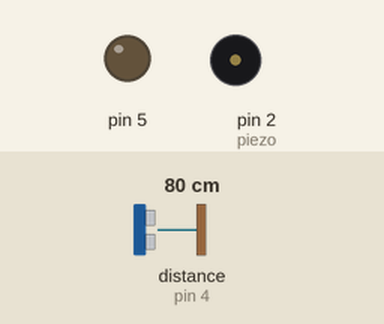
A sketch run on a simulated Arduino Uno, built with avr-gcc and run on an emulated ATmega328P. Shown: output pins drawn as LEDs (lit = HIGH), buzzer (waves = sounding, pin HIGH). Wiring (inferred from the names in the program): ultrasonic range finder: trigger pin 3; echo pin 4. Dashed ring = blinking. The test bench sets the inputs (shaded band); at power-on: distance to the obstacle (sensor on pin 4) 80 cm. The echo pulse lasts 58.3 µs per cm; pins used as bus, display or sensor lines are not drawn; what the sketch prints to the serial monitor is not drawn.

Above: at 1.2 s.
1.3 s: distance to the obstacle (sensor on pin 4) set to 57 cm
4.3 s: distance to the obstacle (sensor on pin 4) set to 47 cm
At 4.42 s:
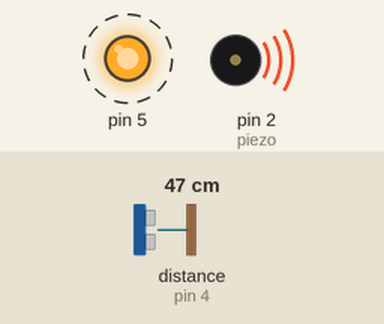
7.3 s: distance to the obstacle (sensor on pin 4) set to 18 cm
10.3 s: distance to the obstacle (sensor on pin 4) set to 60 cm
At 11.5 s:
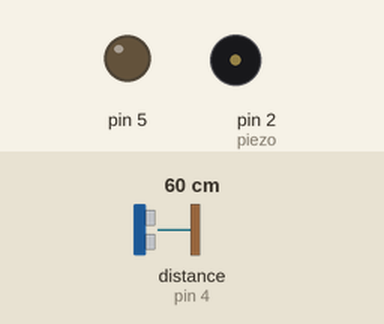
11.8 s: distance to the obstacle (sensor on pin 4) set to 35 cm
At 11.93 s:
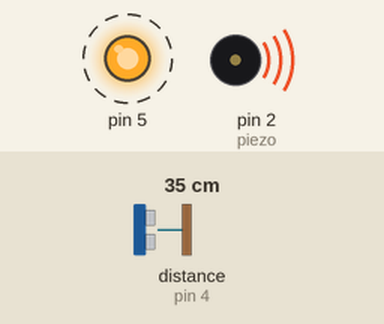
Timing chart, 0 to 15.8 s (numbered marks = the images above; inputs shaded):
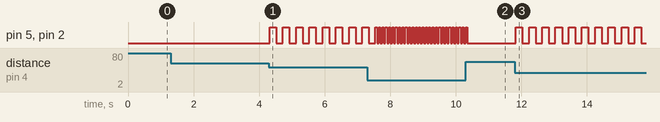

The sketch:

sketch_apr8a.ino
```cpp
#include <Arduino.h>

#define piezo 2
#define TRIG_PIN 3
#define ECHO_PIN 4

void setup() {
  pinMode(piezo, OUTPUT);
  pinMode(TRIG_PIN, OUTPUT);
  pinMode(ECHO_PIN, INPUT);
  pinMode(5, OUTPUT);
  Serial.begin(9600);
}

void loop() {
  long duration, distance;

  digitalWrite(TRIG_PIN, LOW);
  delayMicroseconds(2);

  digitalWrite(TRIG_PIN, HIGH);
  delayMicroseconds(10);
  digitalWrite(TRIG_PIN, LOW);

  duration = pulseIn(ECHO_PIN, HIGH);

  distance = duration * 0.034 / 2;

  Serial.print("거리: ");
  Serial.print(distance);
  Serial.println(" cm");


  if (distance <= 10) {
    digitalWrite(piezo, HIGH);
    digitalWrite(5, HIGH);
    }
    else if (distance <= 30) {
      digitalWrite(piezo, HIGH);
      digitalWrite(5, HIGH);
      delay(50);
      digitalWrite(5, LOW);
      digitalWrite(piezo, LOW);
      delay(50);
    }
    else if (distance <= 50) {
      digitalWrite(piezo, HIGH);
      digitalWrite(5, HIGH);
      delay(200);
      digitalWrite(piezo, LOW);
      digitalWrite(5, LOW);
      delay(200);
    }
}
```

Measured:
- the behaviour switches between 52 and 51 cm on distance to the obstacle (sensor on pin 4) (found by bisection; images 0 and 1)
- after the input at 1.3 s, every drawn part: stays the same
- after the input at 4.3 s, pin 5, pin 2 (piezo): alternates HIGH for 0.20 s and LOW for 0.20 s, starting at once
- after the input at 10.3 s, pin 5, pin 2 (piezo): goes on until 10.3 s, then stays LOW
- after the input at 11.8 s, pin 5, pin 2 (piezo): alternates HIGH for 0.20 s and LOW for 0.20 s, starting at once
